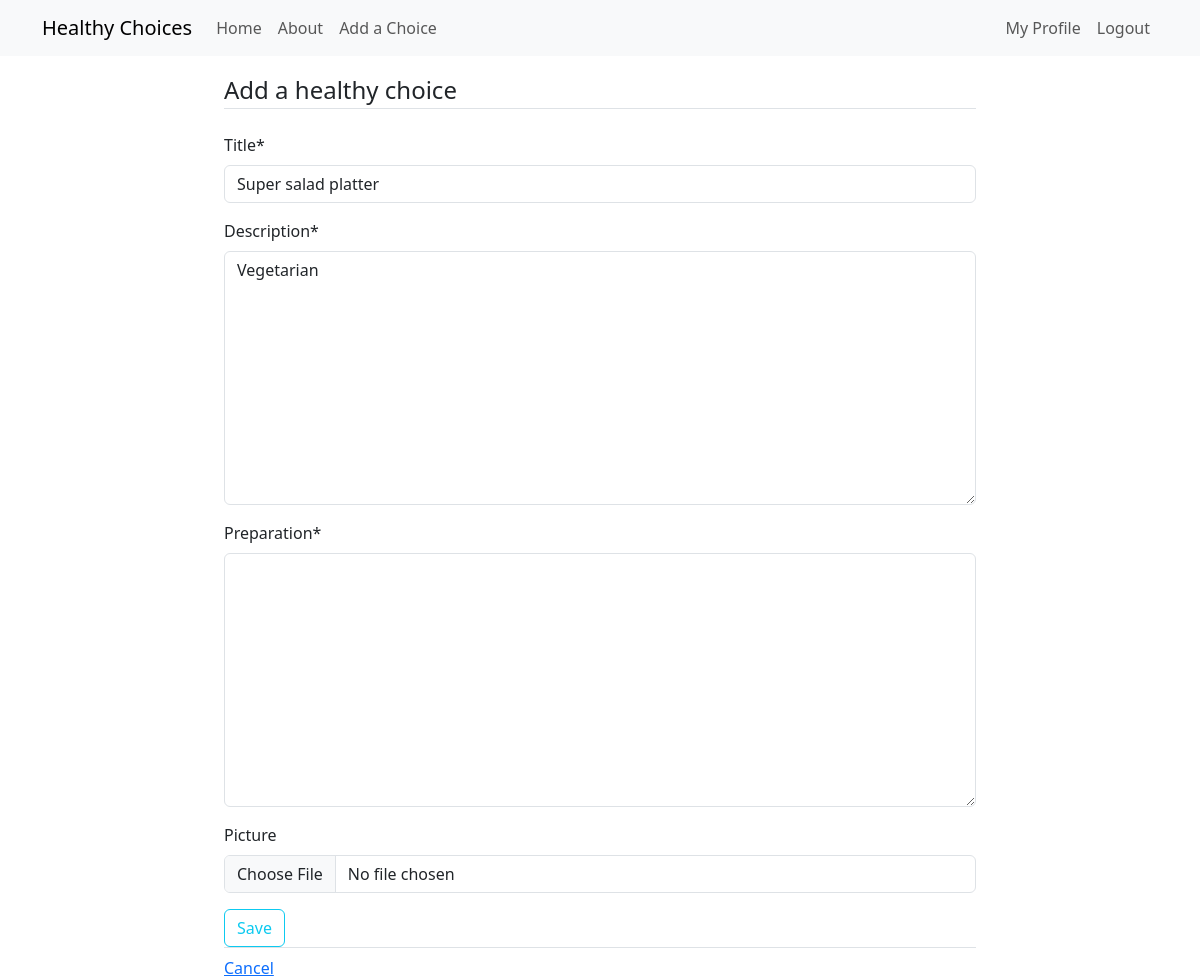
Page /choice/6/update (signed in) on the earlier database version.
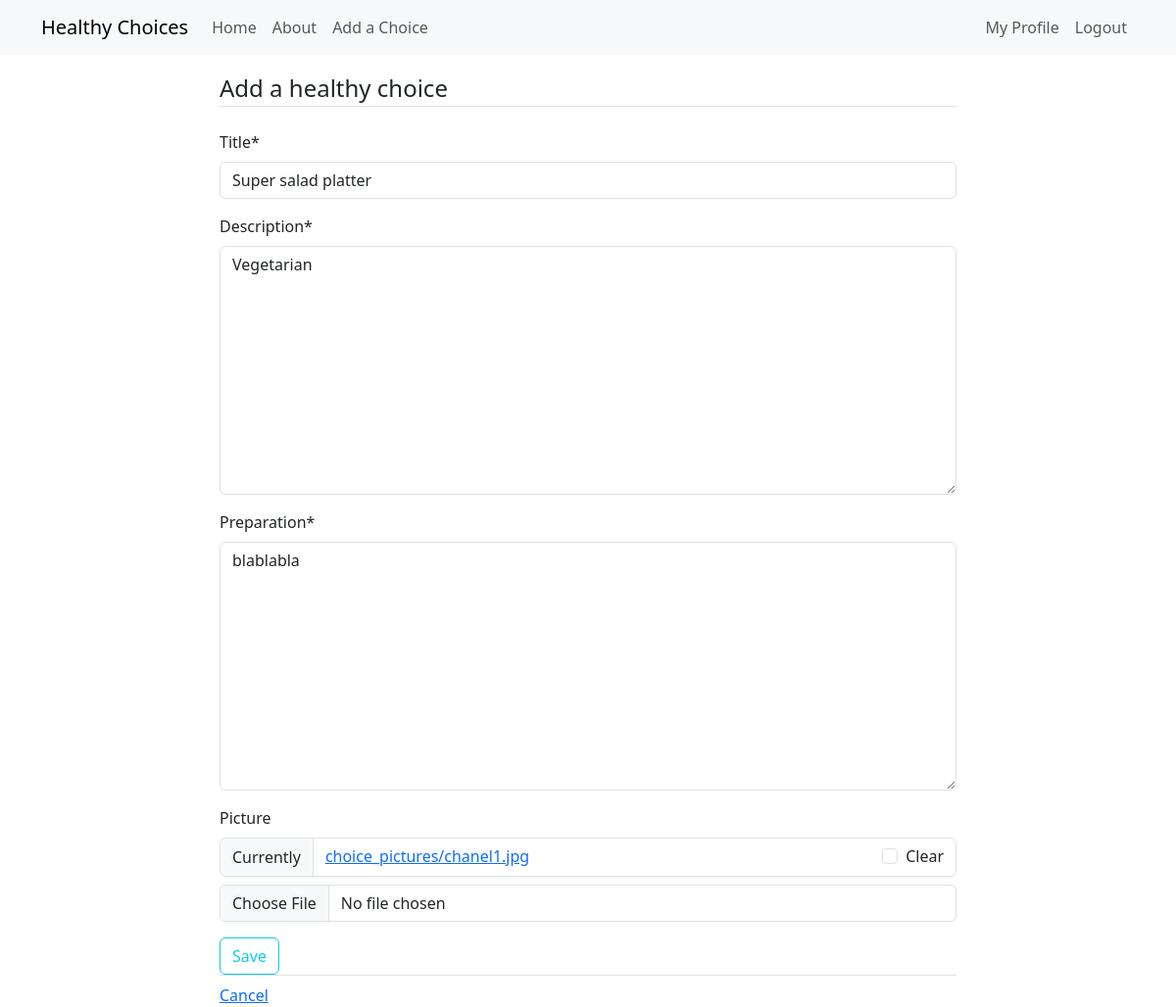
Same page on the later database version.
### choices/models.py (models this page shows, shortened)
class Choice(models.Model):
    title = models.CharField(max_length=100)
    picture = models.ImageField(upload_to='choice_pictures', blank=True, null=True)
    description = models.TextField()
    author = models.ForeignKey(User, on_delete=models.CASCADE)
    date_posted = models.DateTimeField(auto_now_add=True)
    date_updated = models.DateTimeField(auto_now=True)
    preparation = models.TextField(max_length=1000, default='')

### choices/views.py (the view, shortened to what this page needs)
# urls.py: path('choice/<int:pk>/update', views.ChoiceUpdateView.as_view(), name='choices-update'),
class ChoiceUpdateView(LoginRequiredMixin, UserPassesTestMixin, UpdateView):
    model = Choice
    form_class = ChoiceForm
    template_name = 'choices/choice_form.html'
    def test_func(self):
        choice = self.get_object()
        if self.request.user == choice.author:
            return True
        return False

### choices/views.py (shortened to what this page needs)
class ChoiceForm(forms.ModelForm):
    class Meta:
        model = Choice
        fields = ['title', 'description', 'preparation', 'picture']
    def __init__(self, *args, **kwargs):
        super().__init__(*args, **kwargs)
        self.fields['picture'].required = False

### choices/templates/choices/choice_form.html (shortened to what this page needs)
{% extends "choices/base.html" %}
{% load crispy_forms_tags %}
{% block content %}
    <div class="container">
        <form method="POST" enctype="multipart/form-data">
            <fieldset class="form-group">
                <legend class="border-bottom mb-4">Add a healthy choice</legend>
                {{ form|crispy }}
            </fieldset>
            <div class="form-group">
                <button class="btn btn-outline-info" type="submit" value="save">Save</button>
        </form>
        <div class="border-top pt-2">
            <a href="{% url 'choices-home' %}">Cancel</a>
        </div>
    </div>
{% endblock content %}

Differences in the rows shown:
changed Choice "Super salad platter": preparation (not shown) → "blablabla"
Other differences:
form field form: (not shown) → "☐"
text no longer shown: "Title * Description * Preparation * Picture"
text now shown: "Title * Description * Preparation * Picture Currently choice_pictures/chanel1.jpg Clear"
